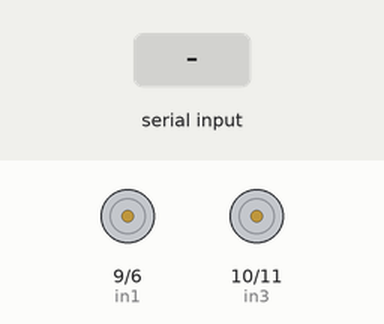
A sketch run on a simulated Arduino Uno, built with avr-gcc and run on an emulated ATmega328P. On the bench: motor-driver pin pairs drawn as motors (green arrow = first pin HIGH = forward, orange = second pin HIGH = backward, longer = more drive). Inputs (shaded band) come from the test bench.

Above: at 1.2 s.
1.3 s: "f" received over the second serial link
At 2.2 s:
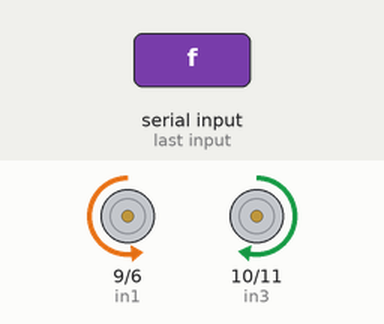
2.8 s: "r" received over the second serial link
At 3.4 s:
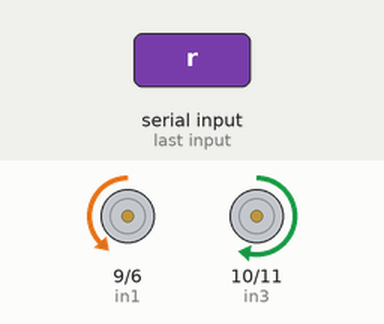
4.3 s: "l" received over the second serial link
At 5.5 s:
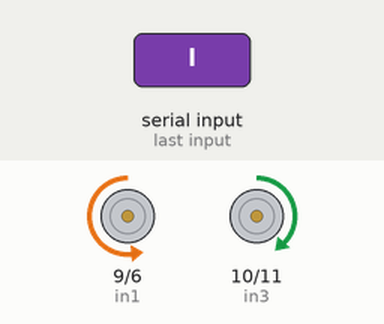
5.8 s: "b" received over the second serial link
At 6.8 s:
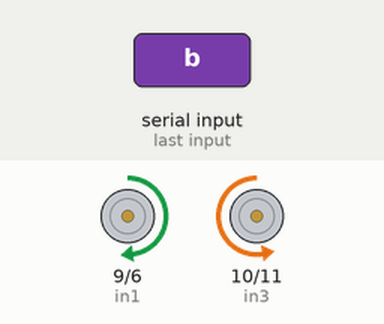
Timing chart, 0 to 8.3 s (numbered marks = the images above; inputs shaded):
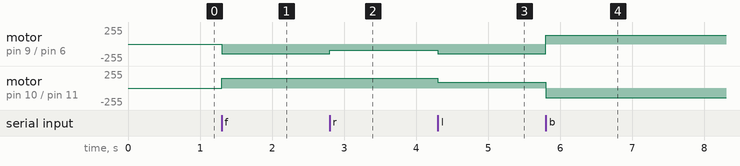

Measured:
- after the input at 1.3 s, motor on pin 9 (in1) / pin 6 (in2): stopped → backward 145/255 at once; motor on pin 10 (in3) / pin 11 (in4): stopped → forward 149/255 at once
- after the input at 2.8 s, motor on pin 9 (in1) / pin 6 (in2): backward 145/255 → backward 90/255 at once
- after the input at 4.3 s, motor on pin 9 (in1) / pin 6 (in2): backward 90/255 → backward 145/255 at once; motor on pin 10 (in3) / pin 11 (in4): forward 149/255 → forward 90/255 at once
- after the input at 5.8 s, motor on pin 9 (in1) / pin 6 (in2): backward 145/255 → forward 130/255 at once; motor on pin 10 (in3) / pin 11 (in4): forward 90/255 → backward 148/255 at once

The sketch:

rc_motorDirec_BLE.ino
```cpp
#include <SoftwareSerial.h>

SoftwareSerial BTSerial(4, 5);

int in1 = 9;
int in2 = 6;
int in3 = 10;
int in4 = 11;

//직진
int RSpeed = 145;
int LSpeed = 149;

//회전
int RSpeed2 = 90;
int LSpeed2 = 90;

//후진
int RSpeed3 = 130;
int LSpeed3 = 148;


char data;

void setup() {
  BTSerial.begin(9600);
}

void loop() {
  if (BTSerial.available()) {
    data = BTSerial.read();

    if (data == 'f') { //직진
      analogWrite(in1, 0);
      analogWrite(in2, RSpeed);
      analogWrite(in3, LSpeed);
      analogWrite(in4, 0);
    }
    if (data == 'r') { //우회전
      analogWrite(in1, 0);
      analogWrite(in2, RSpeed2);
      analogWrite(in3, LSpeed);
      analogWrite(in4, 0);
    }
    if (data == 'l') { //좌회전
      analogWrite(in1, 0);
      analogWrite(in2, RSpeed);
      analogWrite(in3, LSpeed2);
      analogWrite(in4, 0);
    }
    if (data == 'b') { //후진
      analogWrite(in1, RSpeed3);
      analogWrite(in2, 0);
      analogWrite(in3, 0);
      analogWrite(in4, LSpeed3);
    }
    if (data == 's') { //정지
      analogWrite(in1, 0);
      analogWrite(in2, 0);
      analogWrite(in3, 0);
      analogWrite(in4, 0);
    }
  }
}
```
